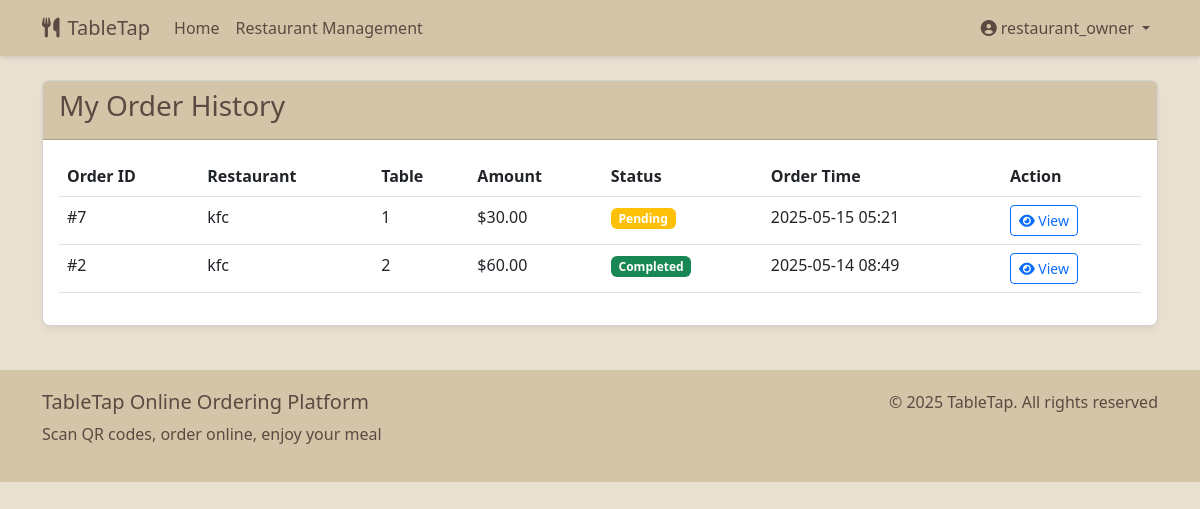
Page /order/orders/ (signed in) on the committed database.
### user/models.py (models this page shows, shortened)
class User(AbstractUser):
    USER_TYPE_CHOICES = (
        ('customer', 'Customer'),
        ('restaurant', 'Restaurant Owner'),
        ('admin', 'Administrator'),
    )
    user_type = models.CharField('User Type', max_length=10, choices=USER_TYPE_CHOICES, default='customer')
    phone = models.CharField('Phone Number', max_length=15, blank=True)
    class Meta:
        verbose_name = 'User'
        verbose_name_plural = 'Users'
    @property
    def is_restaurant_owner(self):
        return self.user_type == 'restaurant'

### order/models.py (models this page shows, shortened)
class Order(models.Model):
    STATUS_CHOICES = (
        ('pending', 'Pending'),
        ('preparing', 'Preparing'),
        ('served', 'Served'),
        ('completed', 'Completed'),
        ('cancelled', 'Cancelled'),
    )
    customer = models.ForeignKey(settings.AUTH_USER_MODEL, on_delete=models.SET_NULL, null=True, blank=True, related_name='orders')
    restaurant = models.ForeignKey(Restaurant, on_delete=models.CASCADE, related_name='orders')
    table = models.ForeignKey(Table, on_delete=models.SET_NULL, null=True, related_name='orders')
    status = models.CharField('Order Status', max_length=20, choices=STATUS_CHOICES, default='pending')
    special_instructions = models.TextField('Special Instructions', blank=True)
    total_price = models.DecimalField('Total Price', max_digits=10, decimal_places=2, default=0)
    created_at = models.DateTimeField('Created At', auto_now_add=True)
    updated_at = models.DateTimeField('Updated At', auto_now=True)
    class Meta:
        verbose_name = 'Order'
        verbose_name_plural = 'Orders'
        ordering = ['-created_at']

### restaurant/models.py (models this page shows, shortened)
class Restaurant(models.Model):
    owner = models.ForeignKey(settings.AUTH_USER_MODEL, on_delete=models.CASCADE, related_name='restaurants')
    name = models.CharField('Restaurant Name', max_length=100)
    description = models.TextField('Description', blank=True)
    address = models.CharField('Address', max_length=200)
    phone = models.CharField('Contact Phone', max_length=15)
    logo = models.ImageField('Restaurant Logo', upload_to='restaurant_logos/', blank=True, null=True)
    is_active = models.BooleanField('Active Status', default=True)
    created_at = models.DateTimeField('Created At', auto_now_add=True)
    updated_at = models.DateTimeField('Updated At', auto_now=True)
    class Meta:
        verbose_name = 'Restaurant'
        verbose_name_plural = 'Restaurants'

class Table(models.Model):
    restaurant = models.ForeignKey(Restaurant, on_delete=models.CASCADE, related_name='tables')
    name = models.CharField('Table Name/Number', max_length=50)
    seats = models.PositiveSmallIntegerField('Number of Seats', default=4)
    qr_code = models.ImageField('QR Code', upload_to='table_qrcodes/', blank=True, null=True)
    uuid = models.UUIDField(default=uuid.uuid4, editable=False, unique=True)
    is_active = models.BooleanField('Active Status', default=True)
    created_at = models.DateTimeField('Created At', auto_now_add=True)
    class Meta:
        verbose_name = 'Table'
        verbose_name_plural = 'Tables'

### order/views.py (the view)
# urls.py: path('orders/', views.customer_orders, name='customer_orders'),
@login_required
def customer_orders(request):
    orders = Order.objects.filter(customer=request.user).order_by('-created_at')
    return render(request, 'order/customer_orders.html', {'orders': orders})

### templates/order/customer_orders.html (shortened to what this page needs)
{% extends 'base.html' %}
{% block content %}
<div class="row mb-4">
    <div class="col-md-12">
        <div class="card">
            <div class="card-header">
                <h3>My Order History</h3>
            </div>
            <div class="card-body">
                {% if orders %}
                    <div class="table-responsive">
                        <table class="table table-hover">
                            <thead>
                                <tr>
                                    <th>Order ID</th>
                                    <th>Restaurant</th>
                                    <th>Table</th>
                                    <th>Amount</th>
                                    <th>Status</th>
                                    <th>Order Time</th>
                                    <th>Action</th>
                                </tr>
                            </thead>
                            <tbody>
                                {% for order in orders %}
                                    <tr>
                                        <td>#{{ order.id }}</td>
                                        <td>{{ order.restaurant.name }}</td>
                                        <td>{{ order.table.name }}</td>
                                        <td>${{ order.total_price }}</td>
                                        <td>
                                            <span class="badge bg-{% if order.status == 'pending' %}warning{% elif order.status == 'preparing' %}info{% elif order.status == 'served' %}primary{% elif order.status == 'completed' %}success{% else %}danger{% endif %}">
                                                {{ order.get_status_display }}
                                            </span>
                                        </td>
                                        <td>{{ order.created_at|date:"Y-m-d H:i" }}</td>
                                        <td>
                                            <a href="{% url 'order:order_detail' order.id %}" class="btn btn-sm btn-outline-primary">
                                                <i class="fas fa-eye"></i> View
                                            </a>
                                        </td>
                                    </tr>
                                {% endfor %}
                            </tbody>
                        </table>
                    </div>
                {% else %}
                    <div class="text-center py-5">
                        <i class="fas fa-clipboard-list fa-4x mb-3 text-muted"></i>
                        <h4>No Orders</h4>
                        <p>You haven't placed any orders yet</p>
                    </div>
                {% endif %}
            </div>
        </div>
    </div>
</div>
{% endblock %}

### templates/base.html (shortened to what this page needs)
<!DOCTYPE html>
<html lang="en">
<head>
    <link href="https://cdn.jsdelivr.net/npm/bootstrap@5.3.0/dist/css/bootstrap.min.css" rel="stylesheet">
    <link rel="stylesheet" href="https://cdnjs.cloudflare.com/ajax/libs/font-awesome/6.0.0/css/all.min.css">
</head>
<body class="paper-texture">
    <nav class="navbar navbar-expand-lg navbar-light mb-4">
        <div class="container">
            <a class="navbar-brand" href="{% url 'restaurant:home' %}">
                <i class="fas fa-utensils me-2"></i>TableTap
            </a>
            <div class="collapse navbar-collapse" id="navbarNav">
                <ul class="navbar-nav me-auto">
                    <li class="nav-item">
                        <a class="nav-link" href="{% url 'restaurant:home' %}">Home</a>
                    </li>
                    {% if user.is_authenticated %}
                        {% if user.is_restaurant_owner %}
                        <li class="nav-item">
                            <a class="nav-link" href="{% url 'restaurant:dashboard' %}">Restaurant Management</a>
                        </li>
                        {% endif %}
                    {% endif %}
                </ul>
                <ul class="navbar-nav">
                    {% if user.is_authenticated %}
                        <li class="nav-item dropdown">
                            <a class="nav-link dropdown-toggle" href="#" id="navbarDropdown" role="button" data-bs-toggle="dropdown">
                                <i class="fas fa-user-circle me-1"></i>{{ user.username }}
                            </a>
                        </li>
                    {% endif %}
                </ul>
            </div>
        </div>
    </nav>
    <div class="container my-4">
        {% block content %}{% endblock %}
    </div>
    <footer class="footer mt-auto">
        <div class="container">
            <div class="row">
                <div class="col-md-6">
                    <h5>TableTap Online Ordering Platform</h5>
                    <p>Scan QR codes, order online, enjoy your meal</p>
                </div>
                <div class="col-md-6 text-md-end">
                    <p>&copy; {% now "Y" %} TableTap. All rights reserved</p>
                </div>
            </div>
        </div>
    </footer>
</body>
</html>

### templates/base.html (style rules this page uses)
:root { --kraft-color: #d4c5a9; --kraft-dark: #b5a88e; --kraft-light: #e8e0d0; --kraft-text: #5a4a42; }
body { background-color: var(--kraft-light); color: var(--kraft-text); font-family: 'Segoe UI', Tahoma, Geneva, Verdana, sans-serif; }
.navbar { background-color: var(--kraft-color); box-shadow: 0 2px 4px rgba(0,0,0,0.1); }
.navbar-brand, .nav-link { color: var(--kraft-text); }
.card { background-color: white; border-radius: 8px; box-shadow: 0 4px 6px rgba(0,0,0,0.05); margin-bottom: 20px; }
.card-header { background-color: var(--kraft-color); color: var(--kraft-text); font-weight: bold; }
.footer { background-color: var(--kraft-color); color: var(--kraft-text); padding: 20px 0; margin-top: 30px; }
.paper-texture { position: relative; }
.paper-texture::before { content: ""; position: absolute; top: 0; left: 0; width: 100%; height: 100%; opacity: 0.1; pointer-events: none; }

### rows in the picture
User: username "restaurant_owner"
Order: id "7", restaurant.name "kfc", table.name "1", total_price "30.00", status "Pending", created_at "2025-05-15 05:21"
Order: id "2", restaurant.name "kfc", table.name "2", total_price "60.00", status "Completed", created_at "2025-05-14 08:49"
